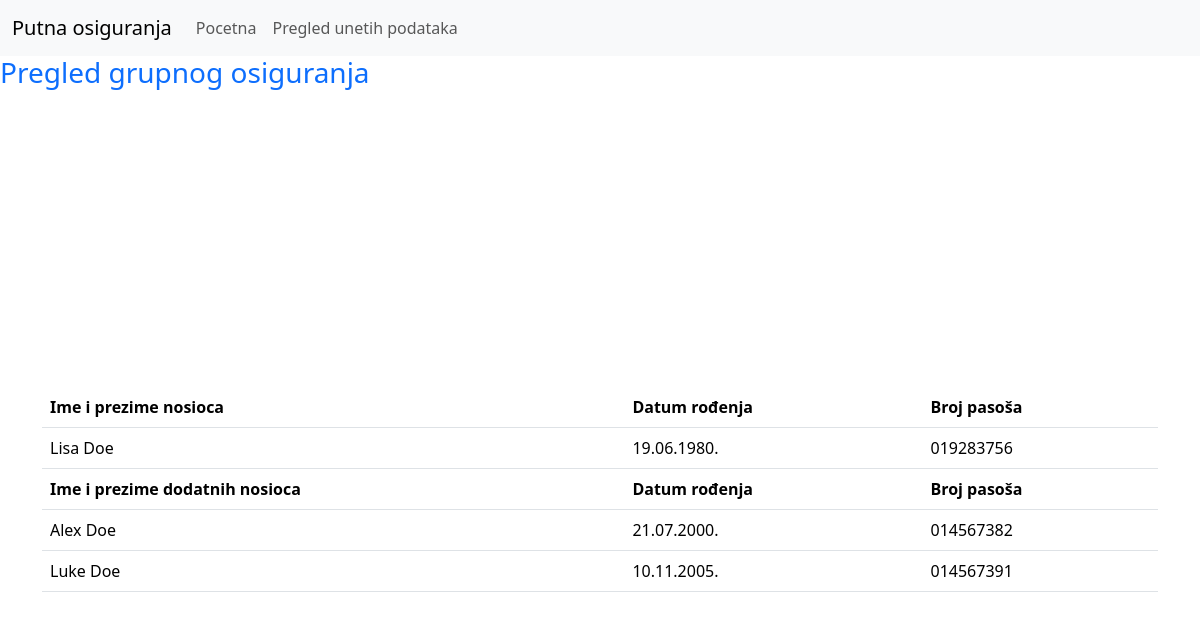
Page /pregled_dodatnih.php?key=019283756 on the committed database.
### tables this page shows
CREATE TABLE `nosioci` (
  `id` int(11) NOT NULL,
  `ime_prezime` varchar(255) NOT NULL,
  `datum_rodjenja` date NOT NULL,
  `broj_pasosa` varchar(20) NOT NULL,
  `broj_telefona` varchar(20) DEFAULT NULL,
  `email` varchar(255) NOT NULL,
  `datum_pocetka` date NOT NULL,
  `datum_kraja` date NOT NULL,
  `broj_dana` int(11) NOT NULL,
  `tip_polise` tinyint(1) NOT NULL,
  `timestamp` timestamp NOT NULL DEFAULT current_timestamp()
);

CREATE TABLE `dodatni_nosioci` (
  `id` int(11) NOT NULL,
  `ime_prezime` varchar(255) NOT NULL,
  `datum_rodjenja` date NOT NULL,
  `broj_pasosa` varchar(20) NOT NULL,
  `id_nad_nosioca` int(11) NOT NULL
);

### pregled_dodatnih.php (the view, shortened to what this page needs)
<?php
    require_once "connection.php";
    $key = $_GET["key"];
    $q = "SELECT `ime_prezime`, `datum_rodjenja`, `broj_pasosa`
          FROM `nosioci`
          WHERE `broj_pasosa` = $key";
    $resultOfQuery = $conn->query($q);
    function formatDate($date){
        $exploded = explode('-', $date);
        $year = $exploded[0];
        $month = $exploded[1];
        $day = $exploded[2];
        return $day.".".$month.".".$year.".";
    }
?>
<!DOCTYPE html>
<html lang="en">
<head>
    <link href="https://cdn.jsdelivr.net/npm/bootstrap@5.3.2/dist/css/bootstrap.min.css" rel="stylesheet">
</head>
<body>
    <nav class="navbar navbar-expand-lg bg-body-tertiary">
        <div class="container-fluid">
            <a class="navbar-brand" href="#">Putna osiguranja</a>
            <div class="collapse navbar-collapse" id="navbarNavAltMarkup">
                <div class="navbar-nav">
                    <a class="nav-link" href="index.php">Pocetna</a>
                    <a class="nav-link" href="pregled.php">Pregled unetih podataka</a>
                </div>
            </div>
        </div>
    </nav>
    <h3 class="text-primary">Pregled grupnog osiguranja</h3>
    <div class="container min-vh-100 d-flex justify-content-center align-items-center">
        <table class="table">
            <thead>
                <tr>
                <th scope="col">Ime i prezime nosioca</th>
                <th scope="col">Datum rođenja</th>
                <th scope="col">Broj pasoša</th>
                </tr>
            </thead>
            <tbody>
                <?php
                    while($row = $resultOfQuery->fetch_assoc()){
                        echo "<tr>";
                        echo "<td>".$row["ime_prezime"]."</td>";
                        echo "<td>".formatDate($row["datum_rodjenja"])."</td>";
                        echo "<td>".$row["broj_pasosa"]."</td>";
                        echo "</tr>";
                    }
                ?>
                <thead>
                    <tr>
                    <th scope="col">Ime i prezime dodatnih nosioca</th>
                    <th scope="col">Datum rođenja</th>
                    <th scope="col">Broj pasoša</th>
                    </tr>
                </thead>
                <?php
                    $q = "SELECT `dodatni_nosioci`.`ime_prezime` AS `ime_prezime`, `dodatni_nosioci`.`datum_rodjenja` AS `datum_rodjenja`, `dodatni_nosioci`.`broj_pasosa` AS `broj_pasosa`
                          FROM `dodatni_nosioci` CROSS JOIN `nosioci` ON `dodatni_nosioci`.`id_nad_nosioca` = `nosioci`.`id`
                          WHERE `nosioci`.`broj_pasosa` = $key";
                    $resultOfQuery = $conn->query($q);
                    while($row = $resultOfQuery->fetch_assoc()){
                        echo "<tr>";
                        echo "<td>".$row["ime_prezime"]."</td>";
                        echo "<td>".formatDate($row["datum_rodjenja"])."</td>";
                        echo "<td>".$row["broj_pasosa"]."</td>";
                        echo "</tr>";
                    }
                ?>
            </tbody>
        </table>
    </div>
</body>
</html>

### rows in the picture
nosioci: ime_prezime "Lisa Doe", datum_rodjenja "19.06.1980.", broj_pasosa "019283756"
dodatni_nosioci: ime_prezime "Alex Doe", datum_rodjenja "21.07.2000.", broj_pasosa "014567382"
dodatni_nosioci: ime_prezime "Luke Doe", datum_rodjenja "10.11.2005.", broj_pasosa "014567391"
